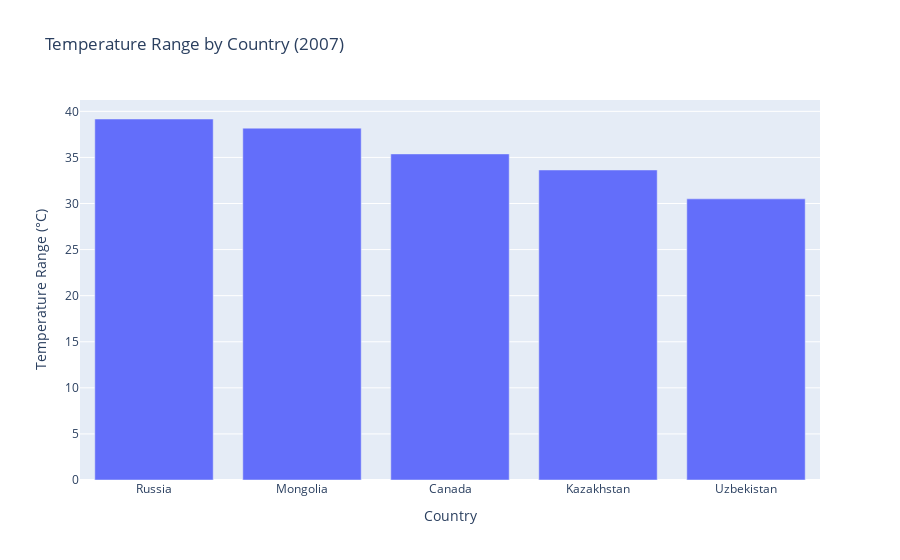

The notebook cell saved with this chart:
### Markdown cell above
## 4. Bar Plot: Temperature Range by Country
A bar plot to compare temperature ranges across different countries.

### Code cell
temp_range = df_2007.groupby('Entity')['Monthly average'].agg(['min', 'max']).reset_index()
temp_range['range'] = temp_range['max'] - temp_range['min']
temp_range = temp_range.sort_values('range', ascending=False).head(5)
fig = px.bar(temp_range, x='Entity', y='range',
             title='Temperature Range by Country (2007)',
             labels={'range': 'Temperature Range (°C)', 'Entity': 'Country'})
fig.show()

### Figure 1 — Plotly figure (JSON) as saved in the notebook; plotly's stock layout.template omitted (floating-point values rounded to 4 significant figures)
{"data": [{"hovertemplate": "Country=%{x}<br>Temperature Range (°C)=%{y}<extra></extra>", "legendgroup": "", "marker": {"color": "#636efa", "pattern": {"shape": ""}}, "name": "", "orientation": "v", "showlegend": false, "textposition": "auto", "type": "bar", "x": ["Russia", "Mongolia", "Canada", "Kazakhstan", "Uzbekistan"], "xaxis": "x", "y": [39.17, 38.18, 35.38, 33.64, 30.5], "yaxis": "y"}], "layout": {"barmode": "relative", "legend": {"tracegroupgap": 0}, "title": {"text": "Temperature Range by Country (2007)"}, "xaxis": {"anchor": "y", "domain": [0, 1], "title": {"text": "Country"}}, "yaxis": {"anchor": "x", "domain": [0, 1], "title": {"text": "Temperature Range (°C)"}}}}
